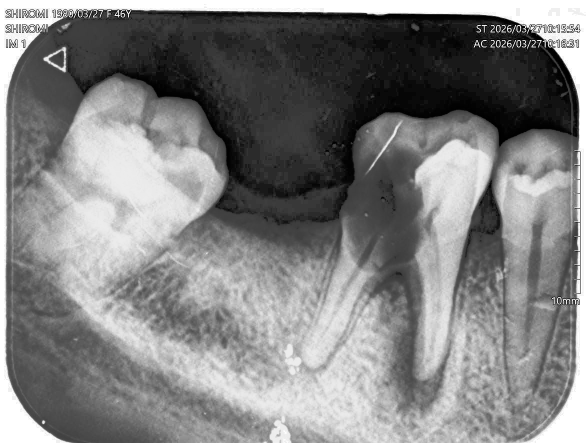
#> input picture data/abscess/raw/HistogramEqualized/ab15.jpg, 1171 x 886 px (shown at 1/2 size); its folder holds only this picture in this run
$ python -i pipeline.py   (imports and definitions only)
#> lines starting #> are read from the running program, lines starting #| are printed output that depends on the picture; after the words box and inside, x2 and y2 are one past the last pixel; in counts of white or black regions, pixels touching at a corner belong together
#> further down, picture is the input picture: shape (886, 1171, 3); min 0, max 255, mean 128.8
### src/working_length/segmentation/metal_detection.py
"""Metal artifact detection and suppression for dental X-ray ROIs."""

from __future__ import annotations

import cv2
import numpy as np


def _robust_bright_threshold(
    image: np.ndarray,
    percentile: float,
    minimum: int,
) -> int:
    """Estimate a bright-pixel threshold from each ROI's intensity distribution."""
#> called with percentile = 97.5, minimum = 195
    values = image.astype(np.float32)
    median = float(np.median(values))
#> median = 128
    mad = float(np.median(np.abs(values - median)))
#> mad = 64
    robust_high = median + 3.5 * 1.4826 * mad
#> robust_high = 460.1
    percentile_high = float(np.percentile(values, percentile))
#> percentile_high = 255
    return int(np.clip(max(robust_high, percentile_high, minimum), minimum, 250))


def detect_artifacts_adaptive(image: np.ndarray) -> tuple[np.ndarray, int]:
    """Detect radiopaque artifacts using image-adaptive intensity and shape cues."""
    threshold = _robust_bright_threshold(image, percentile=97.5, minimum=195)
#> threshold = 250
    _, candidates = cv2.threshold(image, threshold, 255, cv2.THRESH_BINARY)
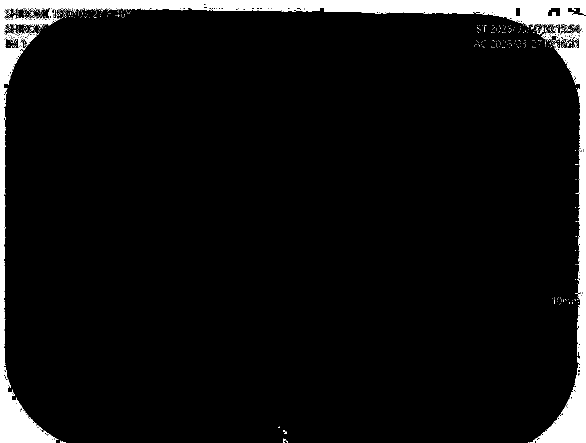
#> candidates: shape (886, 1171, 3) (shown at 1/2 size); 6.1% white; 562 white regions (551 under 20 px), largest, box (x1, y1, x2, y2) and area: (0, 0, 1171, 886) 61613, (1082, 55, 1121, 83) 211, (1074, 54, 1088, 70) 53
#> (the run stopped early here; a loop or call above may not have finished)

$ run again, on data/abscess/raw/HistogramEqualized/ab6.jpg
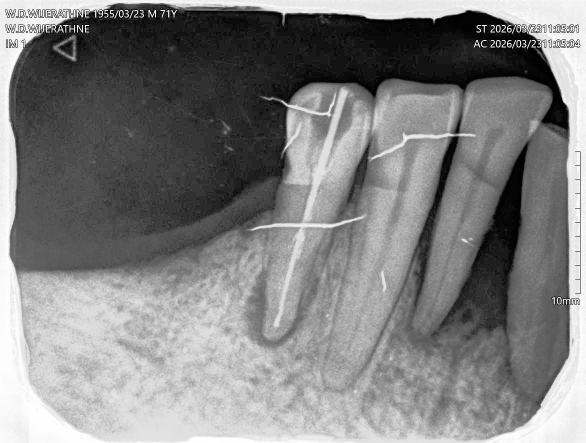
#> input picture data/abscess/raw/HistogramEqualized/ab6.jpg, 1171 x 886 px (shown at 1/2 size)
#> picture is the input picture: shape (886, 1171, 3); min 0, max 255, mean 128.3
#> median = 128
#> mad = 63
#> robust_high = 454.9
#> percentile_high = 249
#> threshold = 250
#> in detect_artifacts_adaptive, `_, candidates = cv2.threshold(image, threshold, 255, cv2.THRESH_BINARY)`:
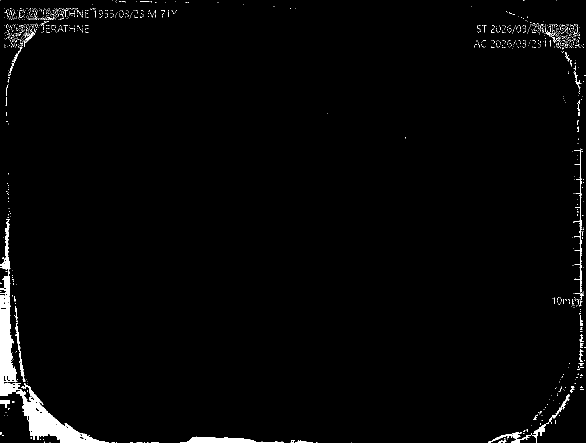
#> candidates: shape (886, 1171, 3) (shown at 1/2 size); 1.9% white; 1272 white regions (1233 under 20 px), largest, box (x1, y1, x2, y2) and area: (0, 438, 218, 886) 11525, (360, 873, 568, 886) 1460, (976, 864, 1062, 886) 513
